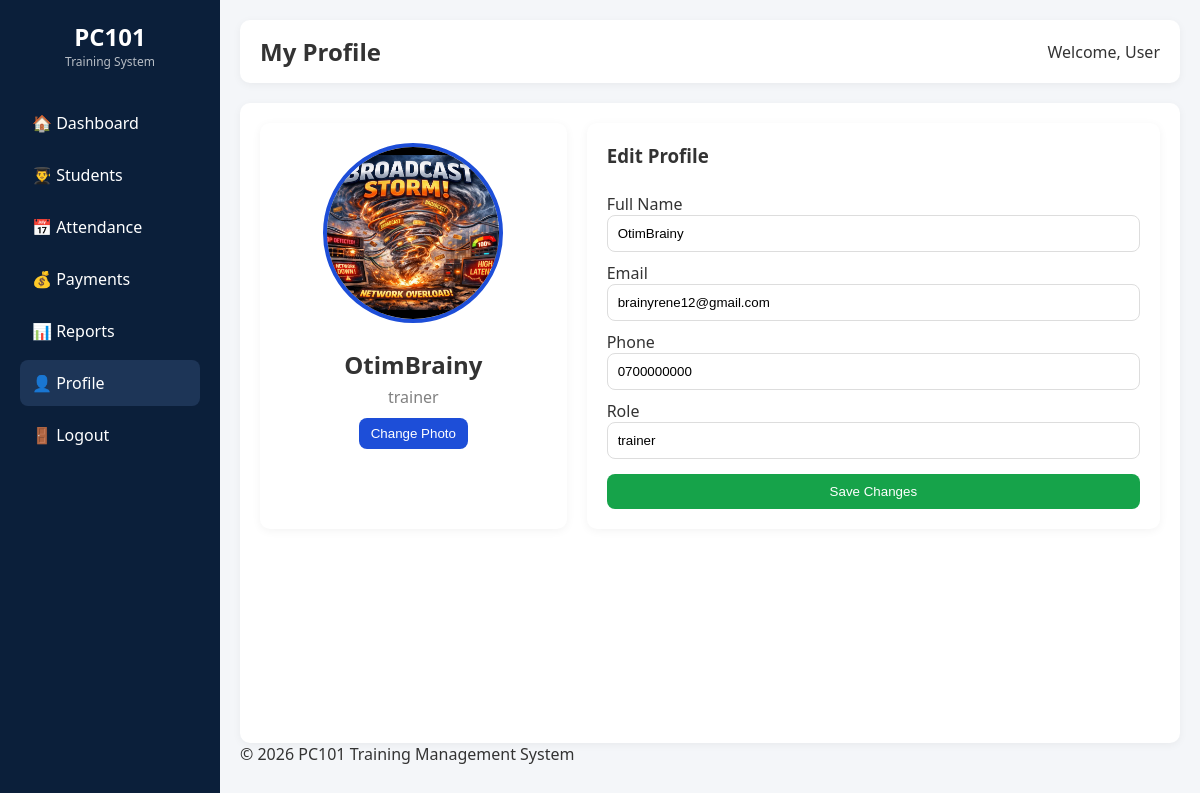
Screenshot of /profile (signed in) with the database file from the repository.
### tables this page shows
CREATE TABLE users (
        id INTEGER PRIMARY KEY AUTOINCREMENT,
        username TEXT NOT NULL UNIQUE,
        email TEXT NOT NULL UNIQUE,
        password_hash TEXT NOT NULL,
        role TEXT DEFAULT 'trainer'
    , phone TEXT, image TEXT);

### utils/helpers.py (the view)
    def wrapper(*args, **kwargs):
        if "user_id" not in session:
            return redirect(url_for("auth.login"))
        return func(*args, **kwargs)

### database/database.py (called while the page is built)
def get_connection():
    conn = sqlite3.connect(DB_PATH)
    conn.row_factory = sqlite3.Row
    return conn

### models/user.py (called while the page is built)
    @staticmethod
    def get_user_by_id(user_id):
        conn = get_connection()
        cursor = conn.cursor()
        cursor.execute("""
            SELECT id,
                       username, email,
                       role,
                       phone,
                       image
            FROM users
            WHERE id = ?
        """, (user_id,))
        user = cursor.fetchone()
        conn.close()
        return user

### routes/profile.py (called while the page is built)
@profile.route("/profile")
@login_required
def profile_page():
    user_id = session.get("user_id")
    user = User.get_user_by_id(user_id)
    return render_template("profile.html", user=user)

### utils/helpers.py (called while the page is built)
def login_required(func):
    def wrapper(*args, **kwargs):
        if "user_id" not in session:
            return redirect(url_for("auth.login"))
        return func(*args, **kwargs)
    wrapper.__name__ = func.__name__
    return wrapper

### templates/profile.html (shortened to what this page needs)
{% extends "base.html" %}
{% block css %}
<link rel="stylesheet" href="{{ url_for('static', filename='css/profile.css') }}">
{% endblock %}
{% block page_title %}My Profile{% endblock %}
{% block content %}
<div class="profile-container">
    <div class="profile-card">
        <div class="profile-image">
            <img src="{{ url_for('static', filename='uploads/' + (user.image if user.image else 'default_profile.jpg')) }}">
        </div>
        <h2 id="displayName">{{ user.username }}</h2>
        <p id="displayRole">{{ user.role }}</p>
        <button id="changePhotoBtn">Change Photo</button>
    </div>
    <div class="profile-form">
        <h3>Edit Profile</h3>
        <form id="profileForm">
            <label>Full Name</label>
            <input type="text" id="nameInput" value="{{ user.username }}">
            <label>Email</label>
            <input type="email" id="emailInput" value="{{ user.email }}">
            <label>Phone</label>
            <input type="text" id="phoneInput" value="{{ user.phone }}">
            <label>Role</label>
            <input type="text" id="roleInput" value="{{ user.role }}">
            <button type="submit">Save Changes</button>
        </form>
    </div>
</div>
{% endblock %}

### static/css/base.css (style rules this page uses)
* { margin: 0; padding: 0; box-sizing: border-box; }
body { font-family: "Segoe UI", Arial, sans-serif; background: #f4f6f9; color: #333; }
button { background: #1d4ed8; color: white; border: none; padding: 10px 15px; border-radius: 8px; cursor: pointer; transition: 0.3s; }

### static/css/profile.css (style rules this page uses)
.profile-container { display: flex; gap: 20px; flex-wrap: wrap; }
.profile-card { flex: 1; min-width: 250px; background: white; padding: 20px; border-radius: 10px; text-align: center; box-shadow: 0 2px 10px rgba(0,0,0,0.05); }
.profile-image img { width: 120px; height: 120px; border-radius: 50%; object-fit: cover; margin-bottom: 10px; }
.profile-card h2 { margin: 10px 0 5px; }
.profile-card p { color: gray; }
.profile-card button { margin-top: 10px; padding: 8px 12px; background: #1d4ed8; color: white; border: none; border-radius: 8px; cursor: pointer; }
.profile-form { flex: 2; min-width: 300px; background: white; padding: 20px; border-radius: 10px; box-shadow: 0 2px 10px rgba(0,0,0,0.05); }
.profile-form h3 { margin-bottom: 15px; }
.profile-form form { display: flex; flex-direction: column; }
.profile-form label { margin-top: 10px; font-weight: 500; }
.profile-form input { padding: 10px; border: 1px solid #ddd; border-radius: 8px; }
.profile-form button { margin-top: 15px; padding: 10px; background: #16a34a; color: white; border: none; border-radius: 8px; cursor: pointer; }
.profile-image img { width: 180px; height: 180px; border-radius: 50%; object-fit: cover; border: 4px solid #1d4ed8; }

### rows the page displays
users: image (picture), username "OtimBrainy", role "trainer", email "brainyrene12@gmail.com", phone "0700000000"
